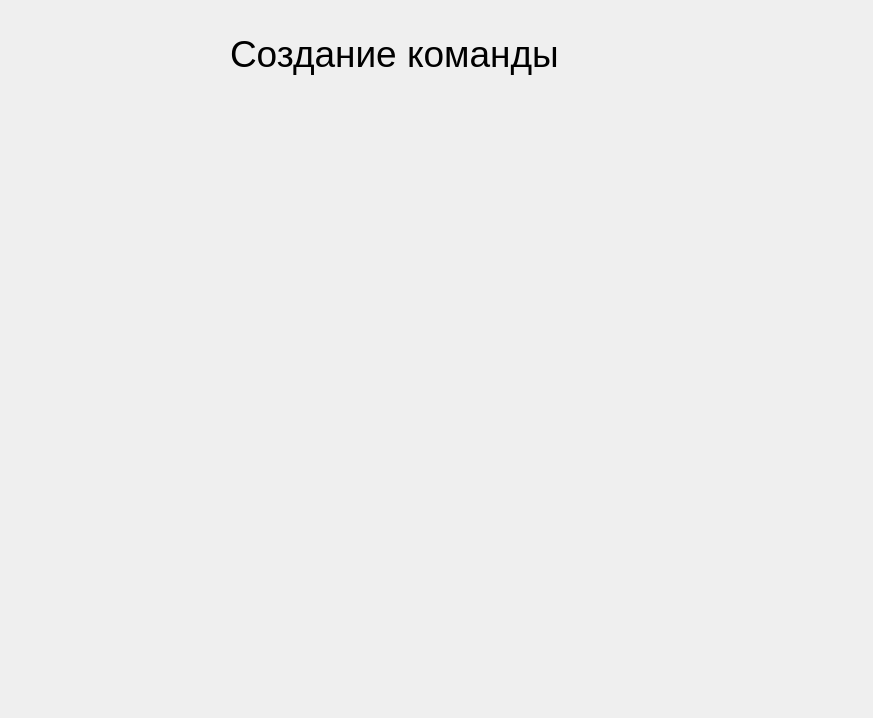
<?xml version="1.0" encoding="UTF-8"?>
<ui version="4.0">
 <class>Form</class>
 <widget class="QWidget" name="Form">
  <property name="geometry">
   <rect>
    <x>0</x>
    <y>0</y>
    <width>873</width>
    <height>718</height>
   </rect>
  </property>
  <property name="windowTitle">
   <string>Form</string>
  </property>
  <widget class="QWidget" name="">
   <property name="geometry">
    <rect>
     <x>230</x>
     <y>20</y>
     <width>410</width>
     <height>68</height>
    </rect>
   </property>
   <layout class="QVBoxLayout" name="verticalLayout_2">
    <item>
     <widget class="QLabel" name="label">
      <property name="font">
       <font>
        <pointsize>28</pointsize>
       </font>
      </property>
      <property name="text">
       <string>Создание команды</string>
      </property>
     </widget>
    </item>
   </layout>
  </widget>
 </widget>
 <resources/>
 <connections/>
</ui>
